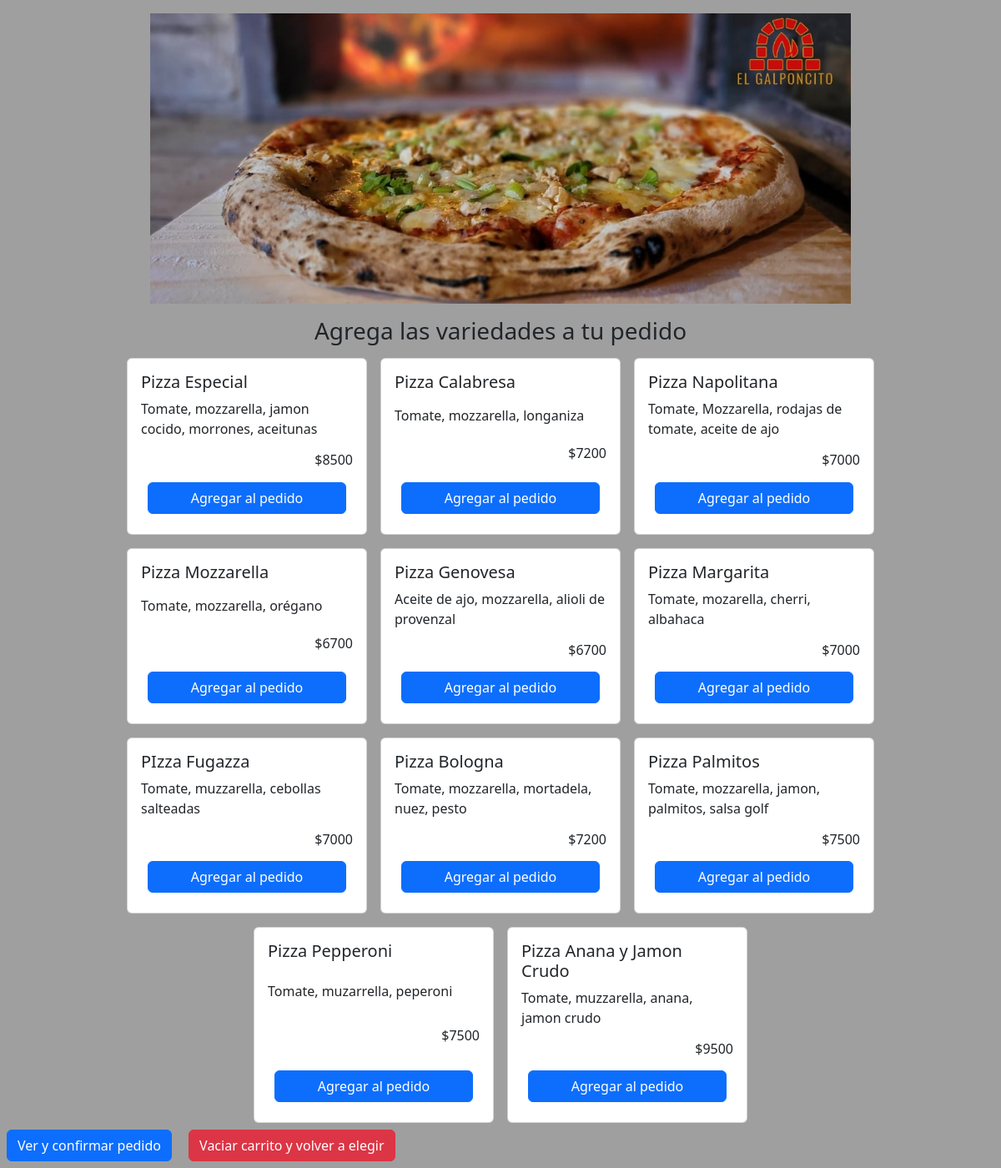
Before: /cliente/ with the older database file.
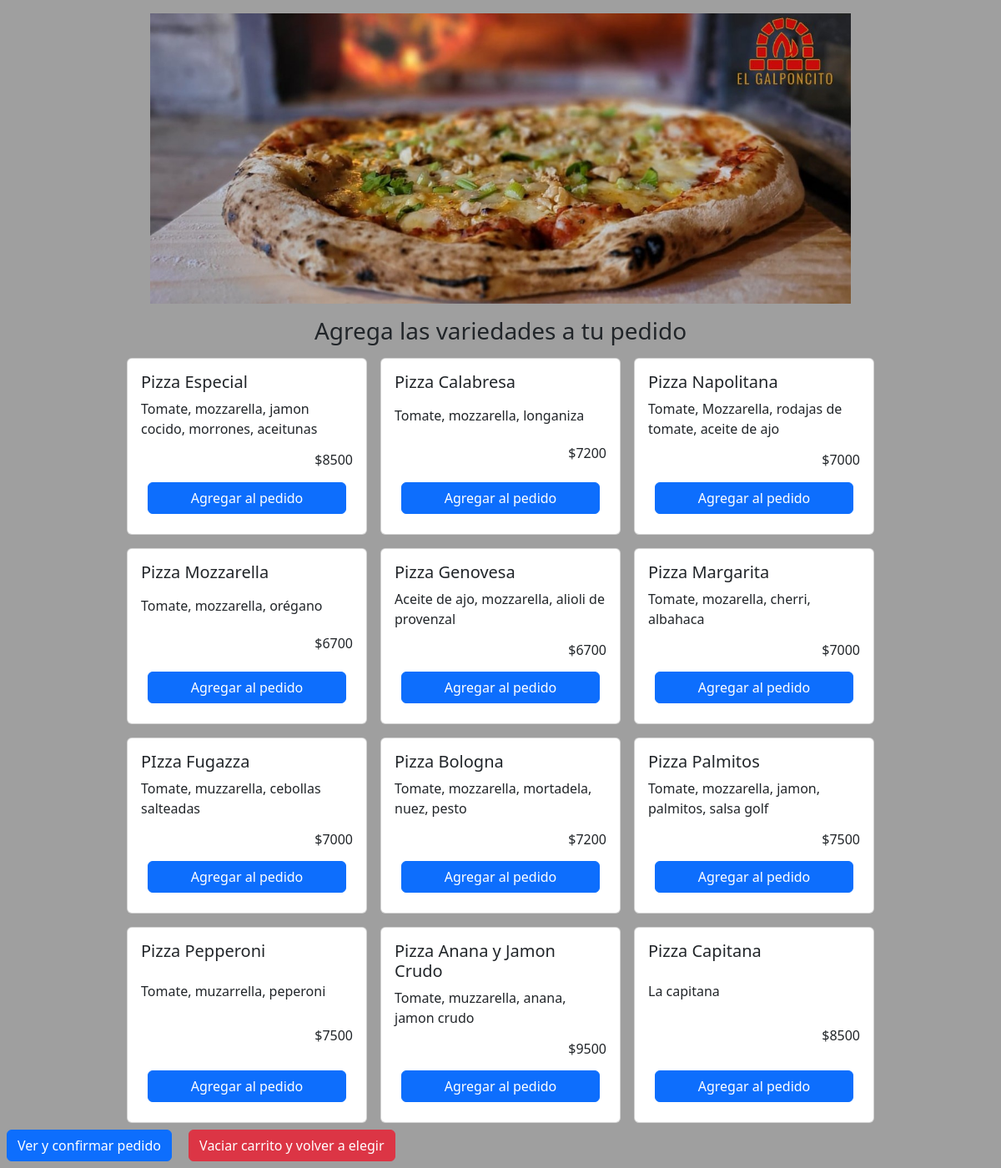
After: the same page with the newer database file.
### productos/models.py (models this page shows, shortened)
class Producto(models.Model):
    nombre = models.CharField(max_length=50)
    descripcion = models.CharField(max_length=100)
    precio = models.IntegerField()
    disponible = models.BooleanField()
    masasxunidad = models.IntegerField()

### cliente/views.py (the view)
# urls.py: path('', views.cliente, name='Cliente'),
def cliente(request):
    productos = Producto.objects.all()
    return render(request, 'cliente/cliente.html', {'productos': productos})

### templates/cliente/cliente.html (shortened to what this page needs)
<!DOCTYPE html>
<html lang="en">
<head>
    {% load static %}
    <link href="https://cdn.jsdelivr.net/npm/bootstrap@5.3.3/dist/css/bootstrap.min.css" rel="stylesheet">
    <link rel="stylesheet" type="text/css" href={% static "css/cliente_styles.css" %} />
</head>
<body>
    <header class="text-center my-3">
        <img src={% static 'img/logo.jpg' %} class="img-fluid" alt="Logo de la Pizzería">
        <h3>Agrega las variedades a tu pedido</h3>
    </header>
    <div id="productos">
        {% for producto in productos %}
        <div class="card" style="width: 18rem;">
            <div class="card-body">
                <h5 class="card-title">{{ producto.nombre }}</h5>
                <p class="card-text">{{ producto.descripcion }}</p>
                <h6 class="card-text">${{ producto.precio }} </h6>
                <button class="btn btn-primary" onclick="agregarProducto('{{ producto.id }}', '{{ producto.nombre }}', '{{ producto.precio }}','{{ producto.masasxunidad }}')">Agregar al pedido</button>
            </div>
        </div>
        {% endfor %}
    </div>
    <div>
    <a class="btn btn-primary" href="form_cliente/">Ver y confirmar pedido</a>
    <a class="btn btn-danger" onclick='vaciarCarrito()'>Vaciar carrito y volver a elegir</a>
    </div>
</body>
</html>

### static/css/cliente_styles.css (style rules this page uses)
body { background: rgb(159, 159, 159); }
header img { width: 70%; height: auto; max-height: 350px; object-fit: fill; }
header h3 { margin-top: 1rem; margin-bottom: 1rem; }
#productos { padding-left: 8px; padding-right: 8px; display: flex; flex-wrap: wrap; gap: 1rem; justify-content: center; }
.card-body { display: flex; flex-direction: column; justify-content: space-between; height: 100%; }
.card h6 { text-align: right; }
.btn { margin: 8px; }

Changed rows visible on the page:
added Producto: nombre "Pizza Capitana", descripcion "La capitana", precio "8500"
